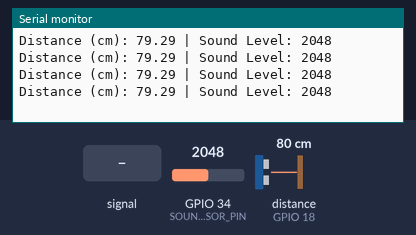
A sketch run on a simulated ESP32. On the bench: the last lines printed to the serial monitor. Wiring (inferred from the names in the program): ultrasonic range finder: trigger GPIO 5; echo GPIO 18. Inputs (shaded band) come from the test bench; at power-on: distance to the obstacle (sensor on GPIO 18) 80 cm, GPIO 34 (SOUND_SENSOR_PIN) = 2048. The echo pulse lasts 58.3 µs per cm.

Above: at 1.2 s.
1.3 s: GPIO 34 (SOUND_SENSOR_PIN) fed a 200 Hz sine of ±327 counts around its level
At 1.74 s:
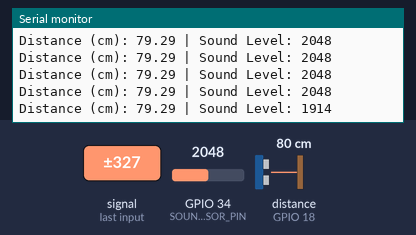
2.8 s: distance to the obstacle (sensor on GPIO 18) set to 2 cm
At 2.96 s:
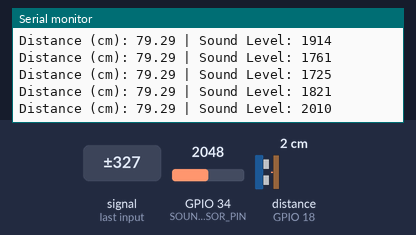
4.3 s: GPIO 34 (SOUND_SENSOR_PIN) set to 2866
At 4.47 s:
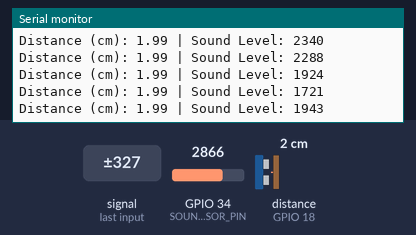
5.8 s: GPIO 34 (SOUND_SENSOR_PIN) fed a 1000 Hz sine of ±1023 counts around its level
At 6.27 s:
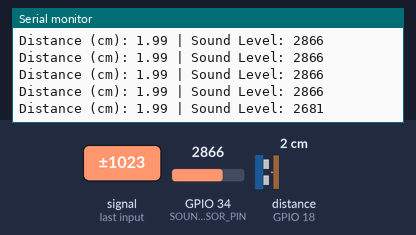
7.3 s: distance to the obstacle (sensor on GPIO 18) set to 4 cm
At 7.47 s:
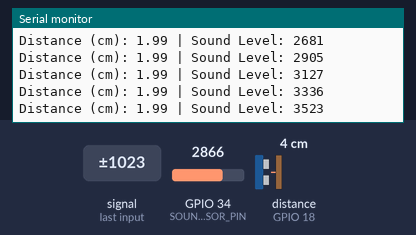
8.8 s: GPIO 34 (SOUND_SENSOR_PIN) set to 3603
At 8.98 s:
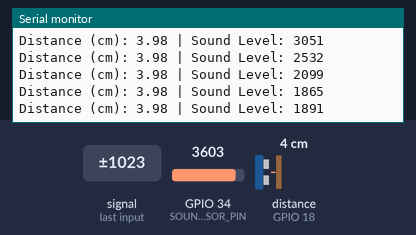
Timing chart, 0 to 11.3 s (numbered marks = the images above; inputs shaded):
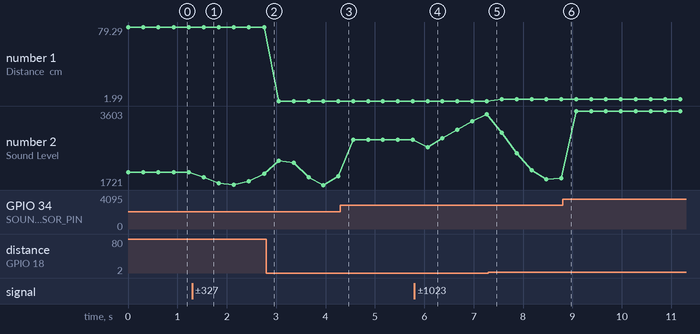

Measured:
- after the input at 1.3 s, the serial monitor: prints a new line after 0.23 s (image 1)
- after the input at 5.8 s, the serial monitor: prints a new line after 0.27 s (image 4)
- plotted number 1: 79.29 → 1.99 after the input at 2.8 s, 1.99 → 3.98 after the input at 7.3 s
- plotted number 2: 2048 → 2010 after the input at 1.3 s, 2010 → 1943 after the input at 2.8 s, 1943 → 2866 after the input at 4.3 s, 2866 → 3523 after the input at 5.8 s, 3523 → 1891 after the input at 7.3 s

The sketch:

sketch_apr17a.ino
```cpp
#define TRIG_PIN 5
#define ECHO_PIN 18
#define SOUND_SENSOR_PIN 34  // Analog pin

void setup() {
  Serial.begin(115200);

  pinMode(TRIG_PIN, OUTPUT);
  pinMode(ECHO_PIN, INPUT);
}

float getDistanceCM() {
  digitalWrite(TRIG_PIN, LOW);
  delayMicroseconds(2);
  digitalWrite(TRIG_PIN, HIGH);
  delayMicroseconds(10);
  digitalWrite(TRIG_PIN, LOW);

  long duration = pulseIn(ECHO_PIN, HIGH);
  return duration * 0.034 / 2;
}

void loop() {
  float distance = getDistanceCM();
  int soundLevel = analogRead(SOUND_SENSOR_PIN); // 0 to 4095 on ESP32

  Serial.print("Distance (cm): ");
  Serial.print(distance);
  Serial.print(" | Sound Level: ");
  Serial.println(soundLevel);

  delay(300);
}
```
